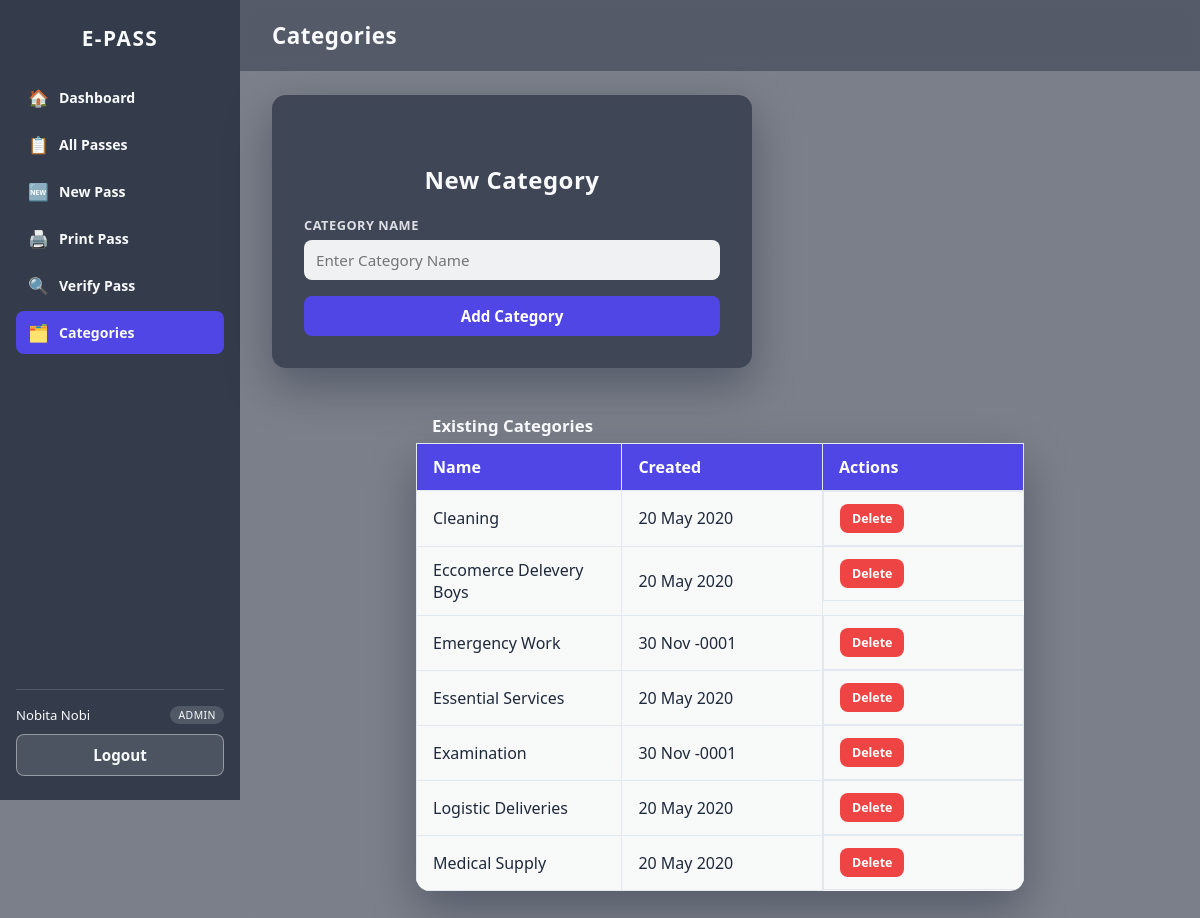
Page /Dashboard/AddCategory.php (signed in) on the earlier database version.
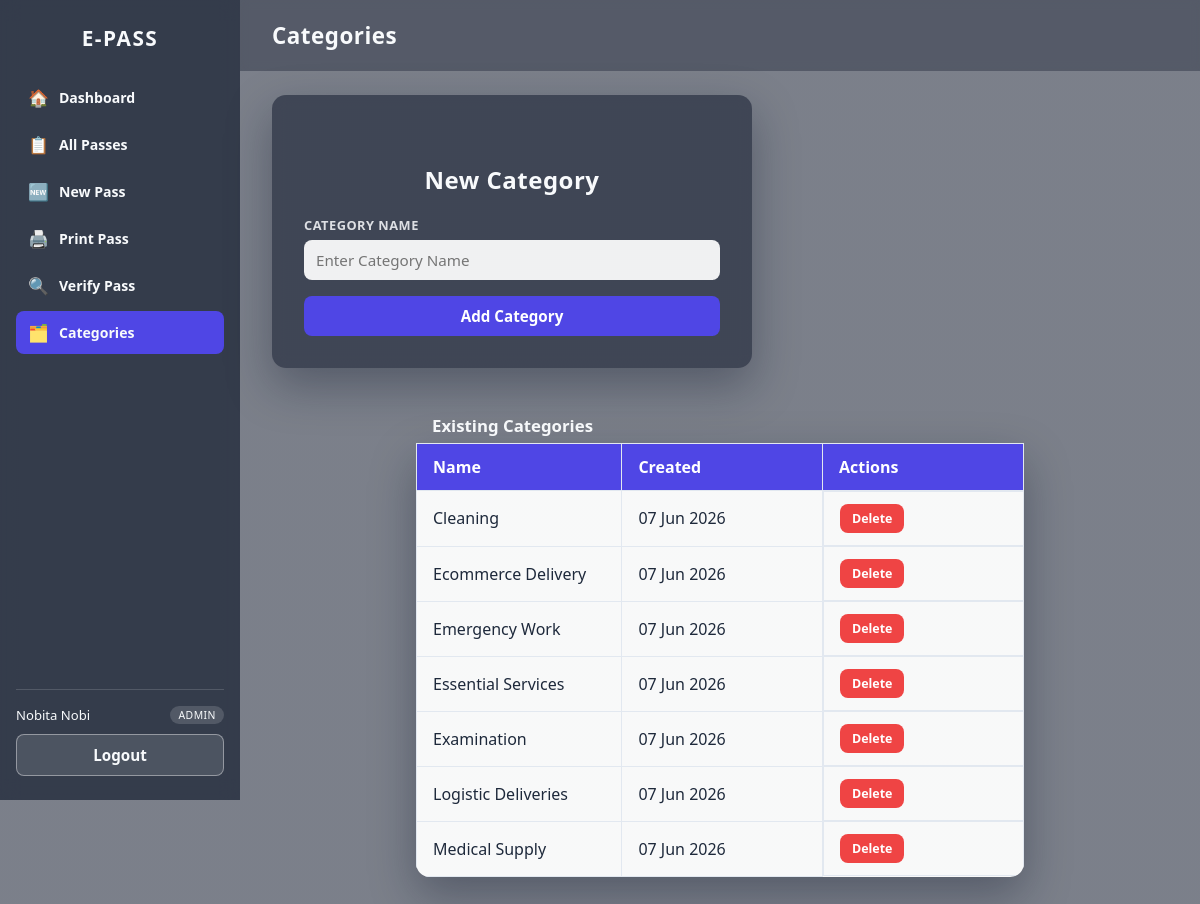
Same page on the later database version.
### tables this page shows
CREATE TABLE `tblcategory` (
  `ID` int(11) NOT NULL AUTO_INCREMENT,
  `CategoryName` varchar(50) NOT NULL,
  `CreationDate` timestamp NOT NULL DEFAULT CURRENT_TIMESTAMP,
  PRIMARY KEY (`ID`),
  UNIQUE KEY `uniq_category_name` (`CategoryName`)
);

### includes/helpers.php (called while the page is built, shortened)
<?php
function e(?string $value): string
{
    return htmlspecialchars($value ?? '', ENT_QUOTES, 'UTF-8');
}

### Dashboard/AddCategory.php (the view, shortened to what this page needs)
<?php
require_once __DIR__ . '/../includes/bootstrap.php';
$categories = $pdo->query('SELECT * FROM tblcategory ORDER BY CategoryName')->fetchAll();
require __DIR__ . '/../includes/layout_start.php';
?>
<div class="card card-wide">
	<h2>New Category</h2>
	<form method="POST" action="AddCategory.php">
		<div class="field">
			<label for="categorya">Category Name</label>
			<input type="text" id="categorya" name="categorya" placeholder="Enter Category Name" required>
		</div>
		<button type="submit" name="Add" value="1" class="btn btn-primary btn-block">Add Category</button>
	</form>
</div>
<div class="result-wrap">
	<table class="result-table data-table">
		<caption>Existing Categories</caption>
		<thead><tr><th>Name</th><th>Created</th><th>Actions</th></tr></thead>
		<tbody>
		<?php foreach ($categories as $row): ?>
			<tr>
				<td><?= e($row['CategoryName']) ?></td>
				<td><?= e(date('d M Y', strtotime($row['CreationDate']))) ?></td>
				<td class="actions-cell">
					<form method="POST" action="AddCategory.php" class="inline-form" data-confirm="Delete this category?">
						<button type="submit" name="delete" value="1" class="btn btn-sm btn-danger">Delete</button>
					</form>
				</td>
			</tr>
		<?php endforeach; ?>
		</tbody>
	</table>
</div>
<?php require __DIR__ . '/../includes/layout_end.php'; ?>

Differences in the rows shown:
changed tblcategory "Cleaning": CreationDate "20 May 2020" → "07 Jun 2026"
changed tblcategory: CategoryName "Eccomerce Delevery Boys" → "Ecommerce Delivery"; CreationDate "20 May 2020" → "07 Jun 2026"
changed tblcategory "Emergency Work": CreationDate "30 Nov -0001" → "07 Jun 2026"
changed tblcategory "Essential Services": CreationDate "20 May 2020" → "07 Jun 2026"
changed tblcategory "Examination": CreationDate "30 Nov -0001" → "07 Jun 2026"
changed tblcategory "Logistic Deliveries": CreationDate "20 May 2020" → "07 Jun 2026"
changed tblcategory "Medical Supply": CreationDate "20 May 2020" → "07 Jun 2026"
